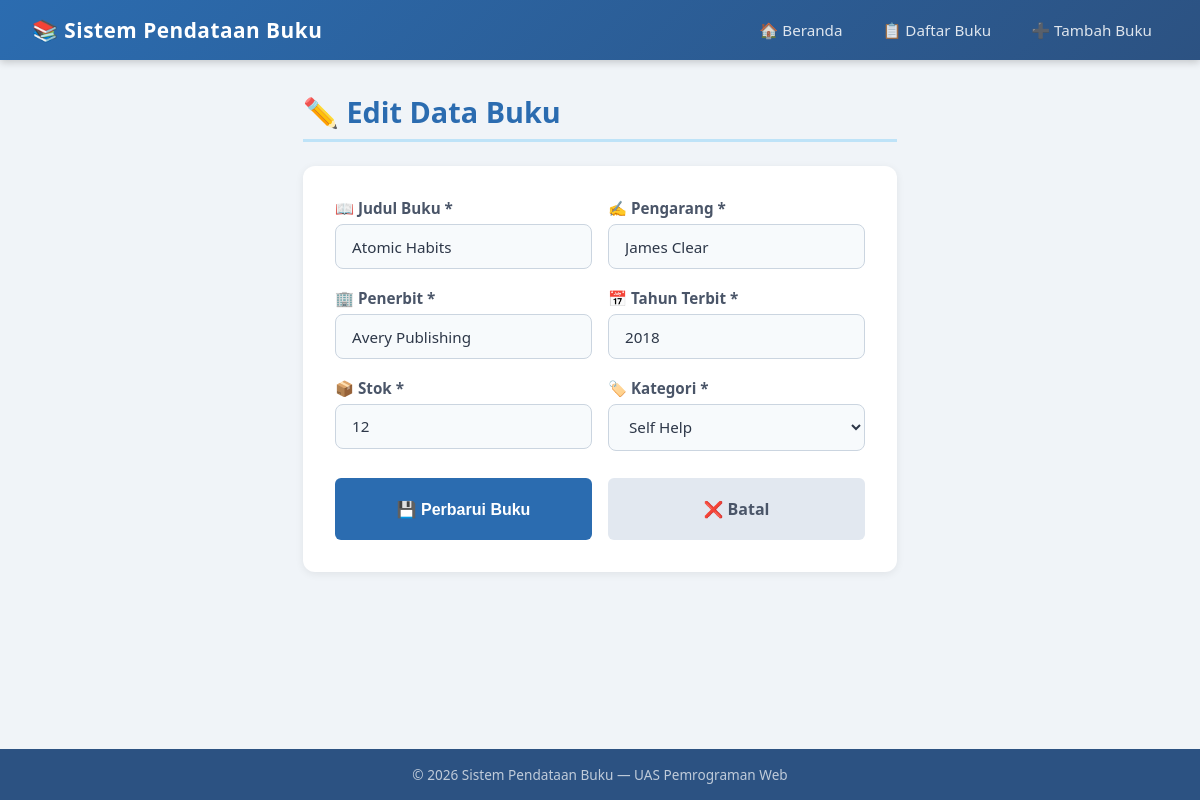
The app's page /edit.php?id=4 with its own data.
### tables this page shows
CREATE TABLE IF NOT EXISTS buku (
    id INT AUTO_INCREMENT PRIMARY KEY,
    judul VARCHAR(200) NOT NULL,
    pengarang VARCHAR(150) NOT NULL,
    penerbit VARCHAR(150) NOT NULL,
    tahun_terbit YEAR NOT NULL,
    stok INT NOT NULL DEFAULT 0,
    kategori VARCHAR(100) NOT NULL,
    created_at TIMESTAMP DEFAULT CURRENT_TIMESTAMP
);

### edit.php (the view, shortened to what this page needs)
<?php
require 'includes/koneksi.php';
$id = isset($_GET['id']) ? (int)$_GET['id'] : 0;
$queryBuku = mysqli_query($koneksi, "SELECT * FROM buku WHERE id = $id");
$buku = mysqli_fetch_assoc($queryBuku);
$kategoriDefault = ['Novel', 'Teknologi', 'Self Help', 'Filsafat', 'Sejarah', 'Sains', 'Bisnis', 'Pendidikan', 'Lainnya'];
$kategoriAdaDiDefault = in_array($buku['kategori'], $kategoriDefault);
require 'includes/header.php';
?>
<h1 class="page-title">✏️ Edit Data Buku</h1>
<div class="card">
    <form method="POST" action="edit.php?id=<?= $id ?>">
        <div class="form-row">
            <div class="form-group">
                <label for="judul">📖 Judul Buku *</label>
                <input type="text" id="judul" name="judul"
                       value="<?= htmlspecialchars($buku['judul']) ?>" required>
            </div>
            <div class="form-group">
                <label for="pengarang">✍️ Pengarang *</label>
                <input type="text" id="pengarang" name="pengarang"
                       value="<?= htmlspecialchars($buku['pengarang']) ?>" required>
            </div>
        </div>
        <div class="form-row">
            <div class="form-group">
                <label for="penerbit">🏢 Penerbit *</label>
                <input type="text" id="penerbit" name="penerbit"
                       value="<?= htmlspecialchars($buku['penerbit']) ?>" required>
            </div>
            <div class="form-group">
                <label for="tahun_terbit">📅 Tahun Terbit *</label>
                <input type="number" id="tahun_terbit" name="tahun_terbit"
                       min="1000" max="<?= date('Y') ?>"
                       value="<?= htmlspecialchars($buku['tahun_terbit']) ?>" required>
            </div>
        </div>
        <div class="form-row">
            <div class="form-group">
                <label for="stok">📦 Stok *</label>
                <input type="number" id="stok" name="stok"
                       min="0"
                       value="<?= htmlspecialchars($buku['stok']) ?>" required>
            </div>
            <div class="form-group">
                <label for="kategori">🏷️ Kategori *</label>
                <select id="kategori" name="kategori" onchange="toggleKategoriLain(this)" required>
                    <?php foreach ($kategoriDefault as $k): ?>
                        <option value="<?= $k ?>"
                            <?php
                                if ($k === 'Lainnya' && !$kategoriAdaDiDefault) {
                                    echo 'selected';
                                } elseif ($k === $buku['kategori']) {
                                    echo 'selected';
                                }
                            ?>>
                            <?= $k ?>
                        </option>
                    <?php endforeach; ?>
                </select>
            </div>
        </div>
        <div class="form-row">
            <button type="submit" class="btn btn-submit">💾 Perbarui Buku</button>
            <a href="daftar.php" class="btn btn-batal" style="text-align:center; line-height:2.5;">❌ Batal</a>
        </div>
    </form>
</div>
<?php require 'includes/footer.php'; ?>

### assets/css/style.css (style rules this page uses)
* { margin: 0; padding: 0; box-sizing: border-box; }
body { font-family: 'Segoe UI', Tahoma, Geneva, Verdana, sans-serif; background-color: #f0f4f8; color: #2d3748; min-height: 100vh; display: flex; flex-direction: column; }
.page-title { font-size: 1.8rem; font-weight: 700; color: #2b6cb0; margin-bottom: 1.5rem; padding-bottom: 0.5rem; border-bottom: 3px solid #bee3f8; }
.card { background: white; border-radius: 12px; padding: 2rem; box-shadow: 0 2px 8px rgba(0,0,0,0.07); margin-bottom: 1.5rem; }
.btn { display: inline-block; padding: 0.45rem 1rem; border-radius: 6px; font-size: 0.85rem; font-weight: 600; text-decoration: none; border: none; cursor: pointer; transition: opacity 0.2s, transform 0.1s; }
.btn-submit { background: #2b6cb0; color: white; padding: 0.7rem 2rem; font-size: 1rem; width: 100%; margin-top: 0.5rem; }
.btn-batal { background: #e2e8f0; color: #4a5568; padding: 0.7rem 2rem; font-size: 1rem; width: 100%; margin-top: 0.5rem; }
.form-group { margin-bottom: 1.2rem; }
.form-group label { display: block; margin-bottom: 0.4rem; font-weight: 600; color: #4a5568; font-size: 0.95rem; }
.form-group input, .form-group select, .form-group textarea { width: 100%; padding: 0.7rem 1rem; border: 1.5px solid #cbd5e0; border-radius: 8px; font-size: 0.95rem; font-family: inherit; transition: border-color 0.2s, box-shadow 0.2s; background: #f7fafc; color: #2d3748; }
.form-row { display: grid; grid-template-columns: 1fr 1fr; gap: 1rem; }

### records on screen
buku: judul "Atomic Habits", pengarang "James Clear", penerbit "Avery Publishing", tahun_terbit "2018", stok "12", kategori "Self Help"
